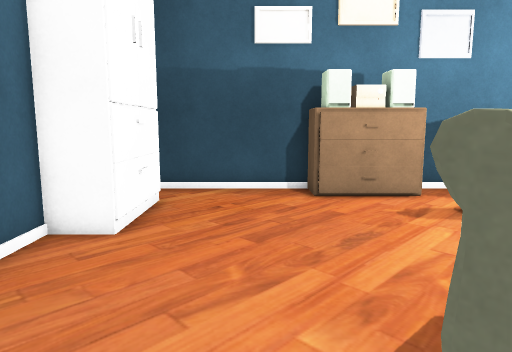
[1] (above)

19 first-person views from a walk through a Unity game level. The camera is 1.3 m above the floor, tilts 8° down and sees 70° across. The floor is counted in squares, 0.5 m on a side. Each view is taken from the middle of a square. On the plan, view 1 faces up. The plan holds only what a view shows up to about 20 squares ahead; the rest is blank. The place goes on beyond the plan.

[2]
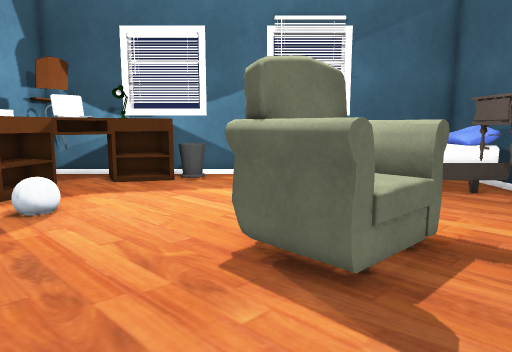

[3]
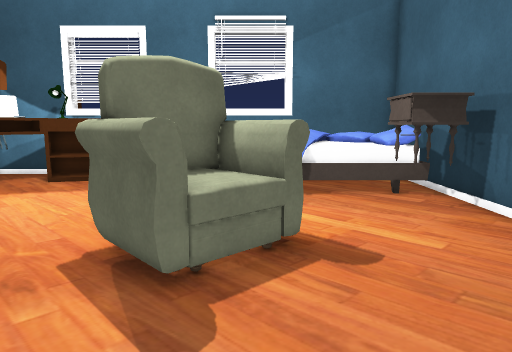

[4]
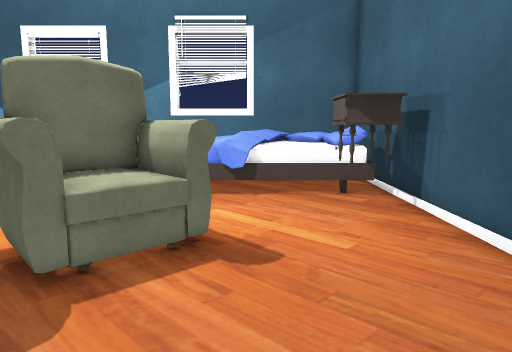

[5]
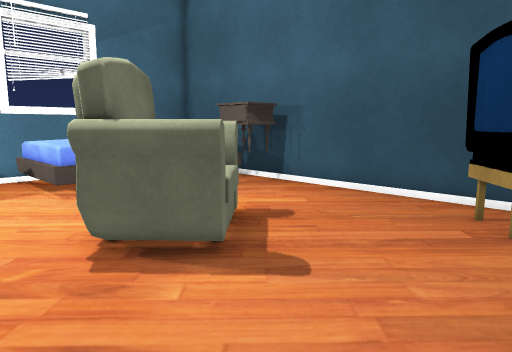

[6]
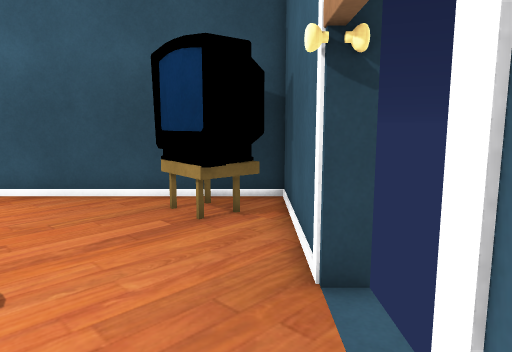

[7]
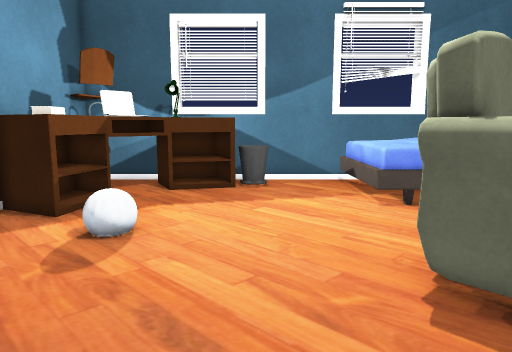

[8]
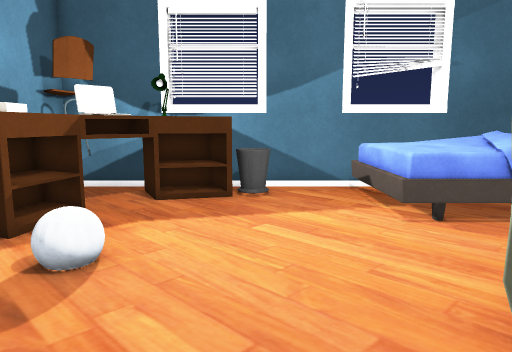

[9]
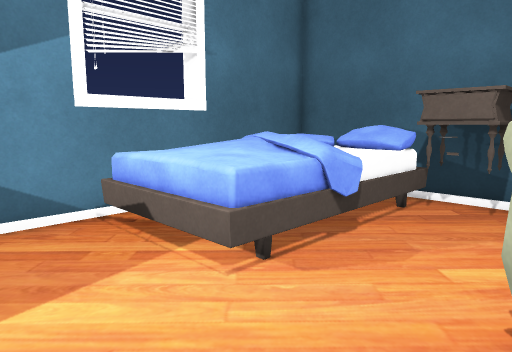

[10]
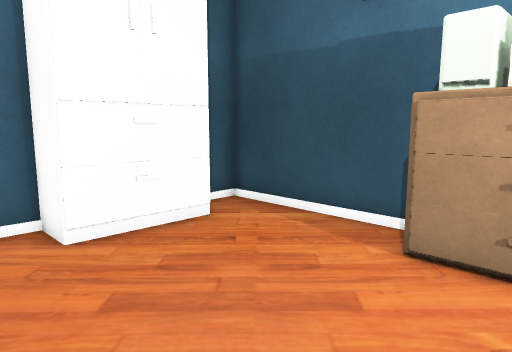

[11]
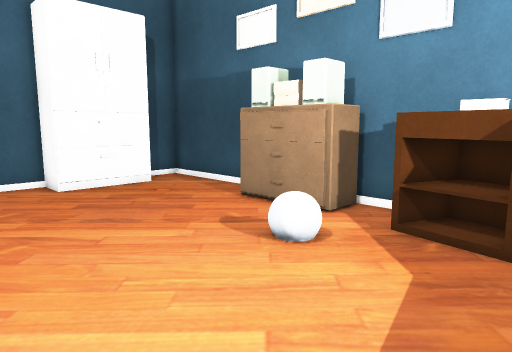

[12]
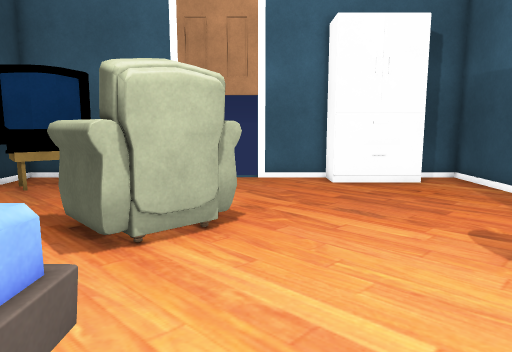

[13]
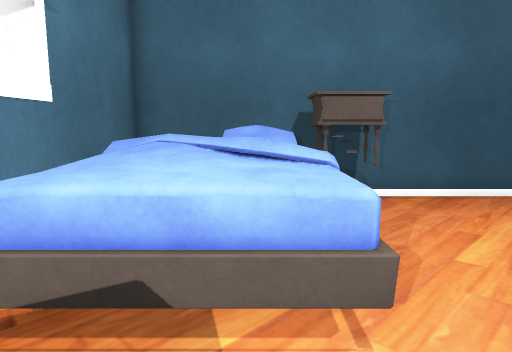

[14]
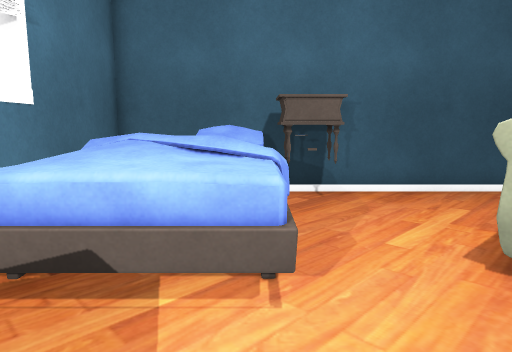

[15]
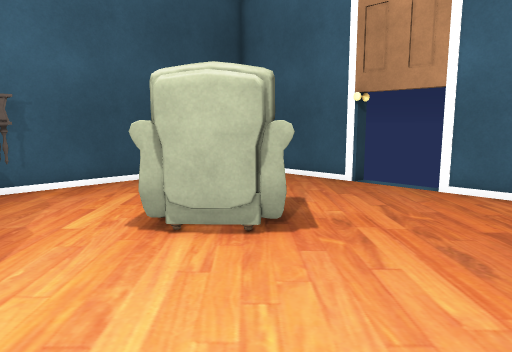

[16]
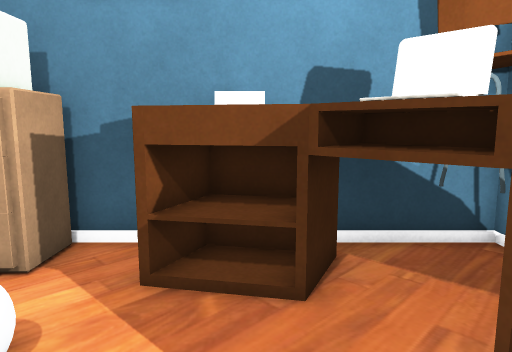

[17]
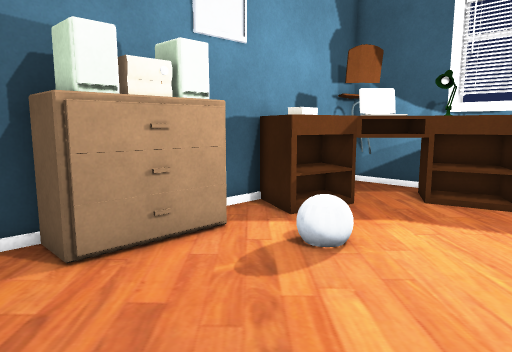

[18]
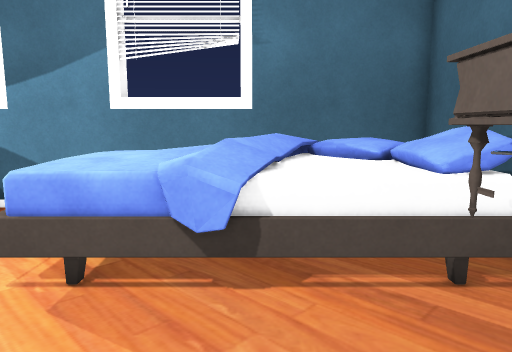

[19]
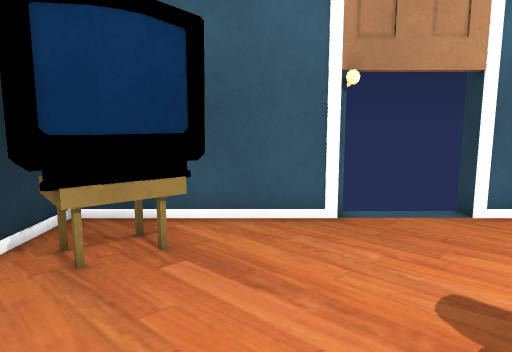

### Floor plan
Key: @ floor where view 1 was taken; # wall or solid block; x gap in a wall; . floor; ^ raised ledge; R drawers; W wardrobe; A armchair; C chair; L laptop; M lamp; B bin; E bed; N nightstand; T TV; O other object.
Columns run from 6 left of view 1 to 15 right of it. Each row starts with its distance up from view 1.
 15  #####################
 14  #......R   R..^O^^.CC
 13  #......RRRRR..OO^L#.#
 12    W...........#^xLL^#
 11    W.........O....#^M#
 10    W.........O.....^M#
  9  WWW...............^^#
  8  #W................^B#
  7  #.................BB#
  6  #...................#
  5 ##...................#
  4  .......AAA..........#
  3  ......AAAAA...EEEEEE#
  2  .......AAAAA..EEEEEE#
  1 ##.......AAA...EEEEEE#
  0  #....@...A....EEEEEE#
 -1  #.............EEEEEE#
 -2  #.T...........EEEEEEE
 -3  #TT#..........EEEEEE#
 -4  #T TO.......NNNEEEE #
 -5  #   T.......N NEEE  #
 -6  #####################

Where each view was taken, in squares from view 1:
view 1: 0 up, 0 right, facing up
view 2: 4 up, 4 left, facing right
view 3: 1 up, 4 left, facing right
view 4: 1 down, 4 left, facing right
view 5: 7 up, 4 left, facing down-right
view 6: 7 up, 4 left, facing down
view 7: 7 up, 2 left, facing right
view 8: 7 up, 0 right, facing right
view 9: 7 up, 5 right, facing down-right
view 10: 6 up, 5 right, facing up-left
view 11: 4 up, 12 right, facing up-left
view 12: 5 up, 13 right, facing left
view 13: 7 up, 11 right, facing down
view 14: 8 up, 10 right, facing down
view 15: 10 up, 10 right, facing down-left
view 16: 7 up, 10 right, facing up
view 17: 6 up, 0 right, facing up-right
view 18: 1 down, 4 right, facing right
view 19: 1 down, 5 right, facing left
